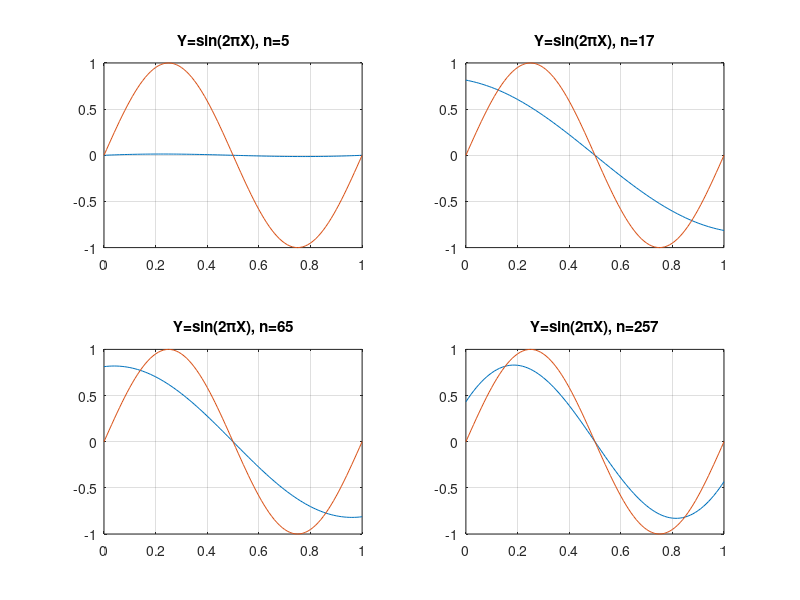

Write MATLAB code to recreate this figure.
Y = [
1e-05
0.0011892614
0.0023181608
0.0033953433
0.0044204449
0.0053927571
0.0063114912
0.0071763802
0.0079869842
0.0087427508
0.0094438593
0.010089584
0.010680256
0.011215696
0.01169618
0.012121766
0.012492828
0.012809865
0.013072854
0.013282873
0.013440063
0.013545674
0.013600136
0.013604433
0.013559587
0.013466676
0.01332655
0.013140837
0.01291068
0.012637533
0.012322326
0.011967227
0.011573481
0.011142636
0.01067633
0.010176786
0.0096452974
0.0090840592
0.0084950133
0.0078796654
0.0072408432
0.0065796546
0.0058989007
0.0052002844
0.0044860237
0.003758456
0.0030199188
0.0022719417
0.0015175893
0.00075857677
-2.65359e-06
-0.00076388395
-0.0015227379
-0.0022773416
-0.0030250405
-0.0037637632
-0.0044913309
-0.0052055916
-0.005904142
-0.0065848959
-0.0072459649
-0.0078849725
-0.0085003205
-0.0090893664
-0.0096506046
-0.010182027
-0.010681769
-0.01114785
-0.011578788
-0.011972534
-0.012327633
-0.012642682
-0.012915987
-0.013146145
-0.013331857
-0.013471984
-0.013564829
-0.01360974
-0.013605284
-0.013550981
-0.01344537
-0.01328818
-0.013078161
-0.012815014
-0.01249834
-0.012127185
-0.011701646
-0.011221003
-0.010685722
-0.010094891
-0.0094490079
-0.0087480774
-0.0079922914
-0.007181641
-0.0063167983
-0.0053979057
-0.0044257521
-0.0034006042
-0.0023233094
-0.0011947272
-1.530718e-05
];
X = 0:100;
X = .01 * X;
YY = sin(2 * pi * X);
subplot(2,2,1)
plot(X,Y,X,YY)
title('Y=sin(2\piX), n=5')
grid

Y = [
0.81442389
0.80884276
0.80273673
0.79610505
0.78894818
0.78126585
0.77305937
0.7643305
0.75508076
0.7453129
0.73503063
0.72423634
0.71293558
0.70113198
0.68883137
0.67603993
0.66276357
0.64900943
0.63478473
0.62009716
0.60495626
0.5893699
0.57334807
0.55690057
0.54003856
0.52277231
0.50511302
0.48707341
0.46866528
0.44990151
0.43079487
0.41135959
0.39160904
0.37155794
0.35122055
0.33061246
0.30974825
0.2886444
0.26731627
0.24577995
0.22405271
0.20214957
0.18008969
0.15788817
0.13556315
0.11313173
0.090612197
0.068020773
0.045376555
0.022695984
-1.9e-06
-0.022699784
-0.045379857
-0.068024684
-0.090615886
-0.11313553
-0.13556695
-0.15789197
-0.18009349
-0.20215337
-0.22405625
-0.24578375
-0.26732007
-0.2886482
-0.30975205
-0.33061622
-0.35122439
-0.37156159
-0.39161284
-0.41136339
-0.43079867
-0.44990516
-0.46866896
-0.4870771
-0.50511682
-0.52277611
-0.54004252
-0.55690437
-0.57335141
-0.58937374
-0.60496006
-0.62010096
-0.63478853
-0.64901304
-0.66276755
-0.67604426
-0.68883532
-0.70113578
-0.71293938
-0.72424029
-0.73503401
-0.74531689
-0.75508444
-0.76433414
-0.77306301
-0.78126934
-0.78895187
-0.79610916
-0.80274053
-0.80884671
-0.81442769
];
subplot(2,2,2)
plot(X,Y,X,YY)
title('Y=sin(2\piX), n=17')
grid

Y = [
0.81301598
0.81610409
0.81829966
0.81959428
0.81998407
0.81946249
0.81802725
0.81567544
0.81240639
0.80821897
0.80311464
0.79709612
0.79016703
0.78233079
0.77359504
0.76396553
0.75345199
0.74206243
0.72980829
0.71670081
0.70275331
0.68798073
0.67239766
0.65602045
0.63886645
0.62095476
0.60230467
0.58293738
0.56287472
0.54213891
0.52075266
0.49874276
0.47613292
0.45294963
0.42922072
0.40497444
0.38023781
0.35504185
0.32941598
0.30339012
0.27699669
0.25026563
0.22323181
0.19592556
0.16838176
0.14063236
0.11271247
0.084653723
0.056492799
0.028262763
-1.65e-06
-0.028266063
-0.056495894
-0.084657476
-0.11271532
-0.14063566
-0.16838506
-0.19592886
-0.22323481
-0.25026918
-0.27699974
-0.30339342
-0.32941928
-0.35504515
-0.38024111
-0.40497804
-0.42922477
-0.45295278
-0.47613622
-0.49874606
-0.52075596
-0.54214176
-0.56287762
-0.58294053
-0.60230797
-0.62095806
-0.63886945
-0.6560233
-0.67240045
-0.68798408
-0.70275727
-0.71670411
-0.72981159
-0.74206588
-0.75345521
-0.76396958
-0.77359849
-0.78233409
-0.79017041
-0.79709979
-0.80311789
-0.80822217
-0.81240961
-0.81567843
-0.81803025
-0.81946542
-0.81998684
-0.81959758
-0.81830231
-0.81610779
-0.81301928
];
subplot(2,2,3)
plot(X,Y,X,YY)
title('Y=sin(2\piX), n=65')
grid

Y = [
0.4327151
0.47412782
0.51337175
0.55040987
0.58521631
0.61776221
0.64802729
0.67599298
0.70164202
0.72496105
0.74594404
0.76458374
0.78088179
0.79483638
0.8064576
0.81575072
0.82273399
0.82742166
0.8298337
0.82999538
0.8279337
0.82368142
0.81727173
0.80874604
0.79814269
0.78550974
0.77089137
0.75434213
0.73591841
0.71567587
0.69367523
0.6699817
0.64465982
0.61778135
0.58941645
0.55963832
0.52852508
0.49615517
0.46261155
0.42797042
0.39232584
0.35575537
0.31835017
0.28020039
0.24139628
0.20202949
0.16219109
0.12197425
0.081473715
0.040783999
-1.060496e-06
-0.040784729
-0.081474709
-0.12197585
-0.16219186
-0.20203082
-0.24139803
-0.28020202
-0.31835143
-0.35575652
-0.39232638
-0.42797251
-0.46261258
-0.49615691
-0.52852698
-0.55964093
-0.58941733
-0.61778178
-0.64466112
-0.669983
-0.69367697
-0.71567773
-0.73591903
-0.75434349
-0.77089236
-0.78551062
-0.79814278
-0.80874733
-0.81727299
-0.8236829
-0.82793624
-0.82999728
-0.82983514
-0.82742295
-0.82273574
-0.8157539
-0.80645904
-0.79483726
-0.78088361
-0.76458632
-0.74594345
-0.72496268
-0.7016429
-0.67599383
-0.64802798
-0.61776343
-0.58521677
-0.55041078
-0.51337203
-0.47413039
-0.43271692
];
subplot(2,2,4)
plot(X,Y,X,YY)
title('Y=sin(2\piX), n=257')
grid

